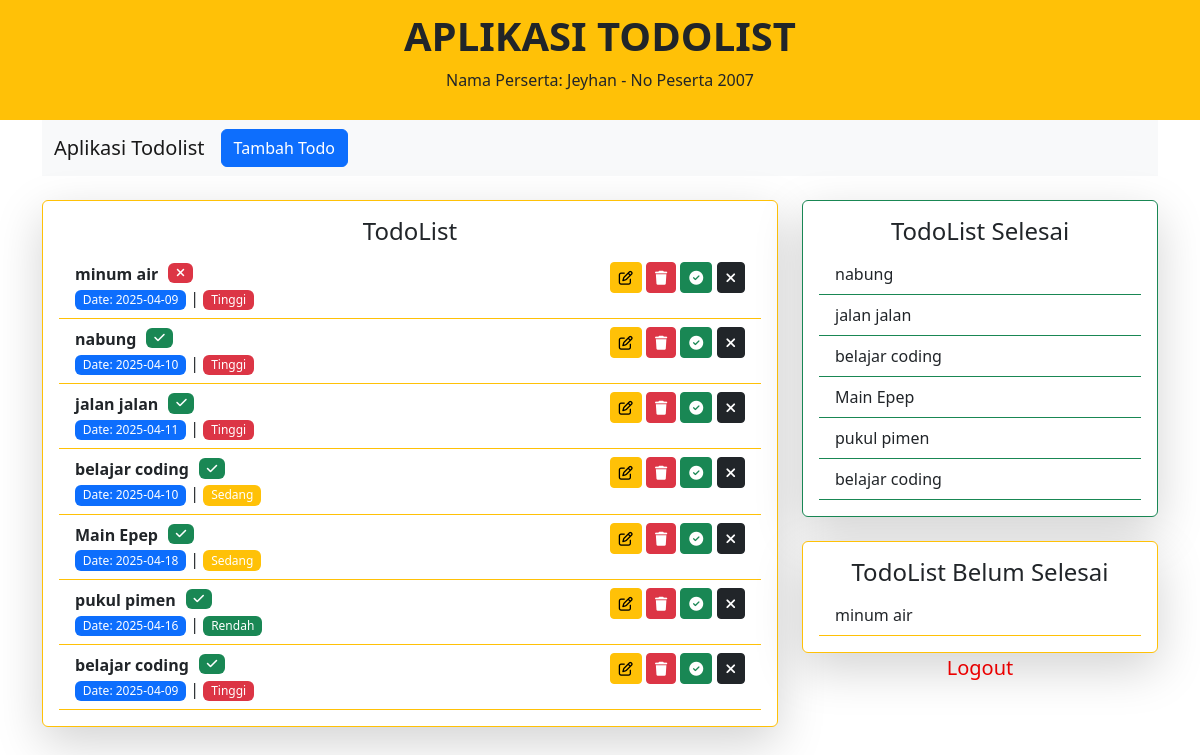
The app's page /index.php (signed in) with its own data.
### tables this page shows
CREATE TABLE `todolist` (
  `id` int(11) NOT NULL,
  `taskname` varchar(100) NOT NULL,
  `status` enum('selesai','belum selesai','','') NOT NULL,
  `prioritas` enum('tinggi','sedang','rendah','') NOT NULL,
  `tanggal` date NOT NULL
);

### allTodo.php (the view, shortened to what this page needs)
<div class="card border-1 border-warning shadow-lg">
    <div class="card-body">
        <h4 class="text-center">TodoList</h4>
        <ul class="list-group">
            <?php
            $sql = "SELECT * FROM todolist";
            $result = $con->query($sql);
            while ($data = $result->fetch_array()) { ?>
            <li class="list-group-item border-bottom border-warning">
                <div class="row justify-content-between">
                    <div class="col-md-9 text-start">
                        <?php if($data['status']=== 'selesai') {  ?>
                            <span class="fw-bold position-relative"><?=$data['taskname'] ?>
                            <i class="position-absolute top-0 start-100 badge bg-success fa-solid fa-check" style="margin-left: 10px;"> </i> <br>
                         </span>
                        <?php }else {?>
                            <span class="fw-bold position-relative"><?=$data['taskname'] ?>
                            <i class="position-absolute top-0 start-100 badge bg-danger fa-solid fa-xmark" style="margin-left: 10px;"> </i> <br>
                         </span>
                        <?php }?>
                        <span class="text-capitalize fw-normal span-date badge bg-primary">Date: <?= $data['tanggal']?></span> |
                        <?php if($data['prioritas'] === 'tinggi') {?>
                             <span class="text-capitalize fw-normal span-date badge bg-danger"><?= $data['prioritas']?></span>
                        <?php }elseif ($data['prioritas'] === 'sedang') {  ?>
                            <span class="text-capitalize fw-normal span-date badge bg-warning"><?= $data['prioritas']?></span>
                        <?php }elseif ($data['prioritas'] === 'rendah') {  ?>
                            <span class="text-capitalize fw-normal span-date badge bg-success"><?= $data['prioritas']?></span>
                        <?php }?>
                    </div>
                    <div class="col-md-3 text-end">
                        <a class="btn btn-sm btn-warning" data-bs-toggle="modal" data-bs-target="#modalEditTodo<?=$data['id'];?>"><i class="fa-regular fa-pen-to-square"></i></a>
                        <a href="fungsiCRUD.php?hapus=<?= $data['id'] ?>" onclick="return confirm('Apakah Anda Yakin?')" class="btn btn-sm btn-danger"><i class="fa-solid fa-trash"></i></a>
                        <a href="fungsiCRUD.php?complete=<?= $data['id'] ?>" onclick="return confirm('Apakah Anda Telah Menyelesaikan Tugas ini?')" class="btn btn-sm btn-success"><i class="fas fa-check-circle"></i></a>
                        <a href="fungsiCRUD.php?not_complete=<?= $data['id'] ?>" onclick="return confirm('Apakah Anda Belum Menyelesaikan Tugas Ini?')" class="btn btn-sm btn-dark"><i class="fa fa-close"></i></a>
                    </div>
                </div>
            </li>
            <?php }?>
        </ul>
    </div>
</div>

### index.php (shortened to what this page needs)
<?php
include "fungsiCRUD.php";
?>
<!doctype html>
<html lang="en">
  <head>
    <link href="https://cdn.jsdelivr.net/npm/bootstrap@5.3.3/dist/css/bootstrap.min.css" rel="stylesheet">
    <link rel="stylesheet" href="https://cdnjs.cloudflare.com/ajax/libs/font-awesome/6.7.2/css/all.min.css" />
    <link rel="stylesheet" href="style.css">
    <link href="css/styles.css" rel="stylesheet" />
</head>
  <body >
    <?php include "header.php";?>
    <div class="container" height="1000vh">
         <?php
         include "nav.php";
        ?>
        <div class="row">
             <div class="col-md-8">
                <?php include "allTodo.php" ?>
             </div>
             <div class="col-md-4">
                 <?php include "todoSelesai.php" ?>
                 <br>
                 <?php include "todoBelum.php" ?>
                 <a class="nav-link" style='font-size:20px;color:red' href="logout.php"><center>
                                Logout
                            </a>
             </div>
        </div>
    </div>
  </body>
</html>

### header.php (shortened to what this page needs)
<div class="container-fluid wrap bg-warning" style="padding: 1%">
    <div class="row">
      <div style="text-align: center;">
        <h1><strong>APLIKASI TODOLIST</strong></h1>
        <P>Nama Perserta:  Jeyhan - No Peserta 2007</P>
    </div>
    </div>
</div>

### nav.php (shortened to what this page needs)
<nav class="navbar navbar-expand-lg bg-body-tertiary">
  <div class="container-fluid">
    <a class="navbar-brand" href="#">Aplikasi Todolist</a>
    <div class="collapse navbar-collapse" id="navbarSupportedContent">
      <ul class="navbar-nav me-auto mb-2 mb-lg-0">
        <li class="nav-item">
          <button type="button" class=" btn btn-primary" data-bs-target="#modalAddTodo" data-bs-toggle="modal">
            Tambah Todo
          </button>
        </li>
        </ul>
    </div>
  </div>
</nav>
<br>

### todoSelesai.php
<div class="card border-1 border-success shadow-lg">
    <div class="card-body">
        <h4 class="text-center">TodoList Selesai</h4>
        <ul class="list-group">
            <?php
            $sql = "SELECT * FROM todolist WHERE status='selesai'";
            $result = $con->query($sql);
            while ($data = $result->fetch_array()) { ?>
            <li class="list-group-item border-bottom border-success">
                <?= $data['taskname'] ?>
            </li>
            <?php }?>
        </ul>
    </div>
</div>

### todoBelum.php
<div class="card border-1 border-warning shadow-lg">
    <div class="card-body">
        <h4 class="text-center">TodoList Belum Selesai</h4>
        <ul class="list-group">
            <?php
            $sql = "SELECT * FROM todolist WHERE status='belum selesai'";
            $result = $con->query($sql);
            while ($data = $result->fetch_array()) { ?>
            <li class="list-group-item border-bottom border-warning">
            <?= $data['taskname'] ?>
            </li>
            <?php }?>
        </ul>
    </div>
</div>

### style.css (style rules this page uses)
.list-group-item { border-top: 0px !important; border-right: 0px !important; border-left: 0px !important; }
.list-group-item:last-child { border-bottom-right-radius: 0px !important; border-bottom-left-radius: 0px !important; }
.span-date { font-size: 12px; }

### records on screen
todolist: taskname "minum air", tanggal "2025-04-09", prioritas "Tinggi"
todolist: taskname "nabung", tanggal "2025-04-10", prioritas "Tinggi"
todolist: taskname "jalan jalan", tanggal "2025-04-11", prioritas "Tinggi"
todolist: taskname "belajar coding", tanggal "2025-04-10", prioritas "Sedang"
todolist: taskname "Main Epep", tanggal "2025-04-18", prioritas "Sedang"
todolist: taskname "pukul pimen", tanggal "2025-04-16", prioritas "Rendah"
todolist: taskname "belajar coding", tanggal "2025-04-09", prioritas "Tinggi"
